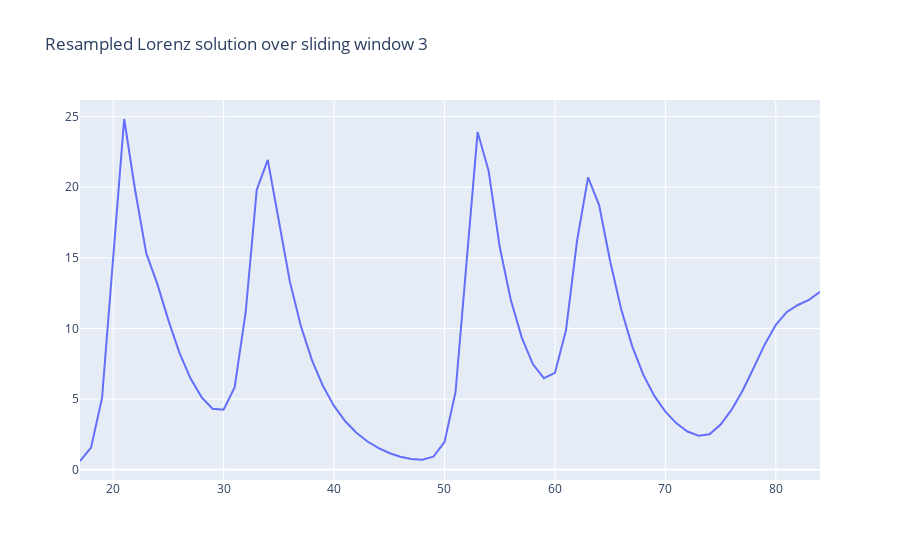

Notebook cell for this chart:
### Markdown cell above
For comparison, here is the portion of time series containing the data which originates this point cloud. Notice the quasi-periodicity, corresponding to the loop in the point cloud.

### Code cell
embedded_begin, embedded_end = SW._slice_windows(X_embedded)[window_number]
window_indices = np.arange(embedded_begin, embedded_end + time_delay_ * (embedding_dimension_ - 1))
fig = px.line(title=f'Resampled Lorenz solution over sliding window {window_number}')
fig.add_scatter(x=window_indices, y=X_sampled[window_indices], name='X_sampled')
fig.show()

### Figure 1 — Plotly figure (JSON) as saved in the notebook; plotly's stock layout.template omitted (floating-point values rounded to 4 significant figures)
{"data": [{"name": "X_sampled", "type": "scatter", "x": [17, 18, 19, 20, 21, 22, 23, 24, 25, 26, 27, 28, 29, 30, 31, 32, 33, 34, 35, 36, 37, 38, 39, 40, 41, 42, 43, 44, 45, 46, 47, 48, 49, 50, 51, 52, 53, 54, 55, 56, 57, 58, 59, 60, 61, 62, 63, 64, 65, 66, 67, 68, 69, 70, 71, 72, 73, 74, 75, 76, 77, 78, 79, 80, 81, 82, 83, 84], "y": [0.6163, 1.564, 5.104, 14.99, 24.83, 19.75, 15.32, 13.16, 10.59, 8.286, 6.473, 5.141, 4.314, 4.241, 5.819, 11.15, 19.81, 21.93, 17.53, 13.33, 10.16, 7.755, 5.919, 4.517, 3.448, 2.633, 2.012, 1.541, 1.185, 0.9232, 0.7515, 0.7023, 0.9236, 1.951, 5.486, 14.58, 23.91, 21.14, 15.78, 12.04, 9.355, 7.482, 6.479, 6.854, 9.865, 16.18, 20.69, 18.73, 14.76, 11.36, 8.734, 6.728, 5.223, 4.111, 3.282, 2.705, 2.404, 2.508, 3.202, 4.252, 5.609, 7.217, 8.871, 10.26, 11.17, 11.66, 12.02, 12.59]}], "layout": {"autosize": true, "legend": {"tracegroupgap": 0}, "title": {"text": "Resampled Lorenz solution over sliding window 3"}, "xaxis": {"anchor": "y", "autorange": true, "domain": [0, 1], "range": [17, 84], "type": "linear"}, "yaxis": {"anchor": "x", "autorange": true, "domain": [0, 1], "range": [-0.729, 26.18], "type": "linear"}}}
